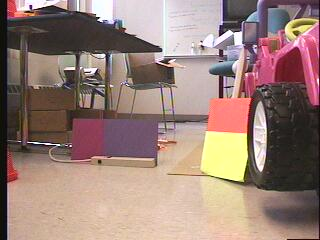
#> input picture PioneerPicsSummer08/foo0001.jpeg, 320 x 240 px, given in place of foo0045.jpeg, which was not available
$ python HoughLines.py   (Python 2 division)
#> lines starting #> are read from the running program, lines starting #| are printed output that depends on the picture; after the words box and inside, x2 and y2 are one past the last pixel; in counts of white or black regions, pixels touching at a corner belong together; pictures that were not available may be replaced by others from this repository, and a replacement may not be noted
### PythonVersion/FeatureType.py
""" ========================================================================
 * FeatureType.py
 *
 *  Created on: May 2016
 *  Author: susan
 *
 * This is a parent class for the different image features. Really doesn't do
 * much except allow some sharing of code. Should be treated as an abstract
 * class, make child classes, don't use it directly.
 *
========================================================================="""

import math
import cv2
import numpy
import FoxQueue
import OutputLogger


class FeatureType:
    """Abstract class, parent of individual features like Hough lines or color signature."""
    def __init__(self, image, logger, thresh = 0.0, maxVal = 0.0):
        """Takes in an image and the logger and sets up instance variables"""
        self.logger = logger
        self.image = image
        self.goodThresh = thresh
        self.maxValue = maxVal


    # [35 lines left out: functions displayFeaturePics, evaluateSimilarity, _normalizeSimValue, not called in this run]


### PythonVersion/OutputLogger.py
""" ========================================================================
OutputLogger.py

Created: March 24, 2016
Author: Susan Fox

An object that write to screen or log file, or both.
======================================================================== """


import time
import os


class OutputLogger:
    """The output logger is told when created whether to write to screen,
    file, or both (changable with methods, too). Then when the program
    "logs" something, it does the right thing."""

    def __init__(self, toFile = True, toConsole = True):
        """If logging to a file, sets up the file with the right name based\
        on the current date and time."""
#> further down, image is the input picture: shape (240, 320, 3); mean B, G, R 120.1, 128.5, 153.6

        self.toFile = toFile
        self.toConsole = toConsole
        self.fileOpen = False
        self.logOpen = True

        if self.toFile:
            try:
                os.makedirs('logs/')
            except:
                pass
            self.logName = time.strftime("%b%d%a-%H%M%S.txt")
            try:
                self.logFile = open("logs/" + self.logName, 'w')
                self.fileOpen = True
            except:
                print "LOGGER FAILED TO OPEN LOG FILE"


    # [28 lines left out: functions log, close, reset, not called in this run]


# [11 lines that do not run on import are left out]


### PythonVersion/HoughLines.py
""" ========================================================================
 * HoughLines.py
 *
 *  Created on: May 2016
 *  Author: susan
 *
 *  The HoughLines object contains information about lines found in the image using the cvCanny edge detection and
 *  Hough lines detection algorithms.  It copies the lines from the CvSeq format they are found in to a vector
 *  of vectors of CvPoints, for easier use.  It compares similarity between HoughLines objects by matching lines
 *  to each other, trying to maximize the similarity of matched lines.
 *
========================================================================="""


import math
import random
import time
import cv2
import numpy as np
import partitionAlg
import FeatureType
import FoxQueue
import OutputLogger


class HoughLines(FeatureType.FeatureType):
    """Holds data about Hough Lines found in the input picture."""
    def __init__(self, image, logger):
        """Takes in an image and a logger and builds the hough lines. Also
        initializes other instance variables that are needed"""
        FeatureType.FeatureType.__init__(self, image, logger, 120.0, 200.0)
        self.lines = []
        self._findHoughLines()


    def _findHoughLines(self):
        """Finds canny edges and hough lines for the given image, initializing the
        lines instance variable to have the resulting endpoints of the lines."""
        img = self.image.copy()
        # cv2.imshow("HoughCopy", img)
        # cv2.moveWindow("HoughCopy", 400, 0)
        cannyImage = cv2.cvtColor(self.image, cv2.COLOR_BGR2GRAY)
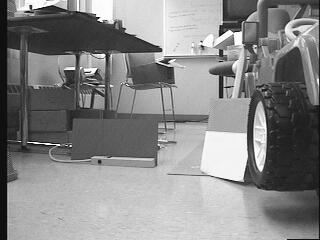
#> cannyImage: shape (240, 320); min 1, max 255, mean 135
        cannyImage = cv2.GaussianBlur(cannyImage, (5, 5), sigmaX = 0, sigmaY = 0)
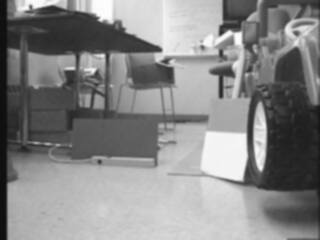
#> cannyImage: shape (240, 320); min 14, max 253, mean 135.1
        cannyImage = cv2.Canny(cannyImage, 10, 150, 3)
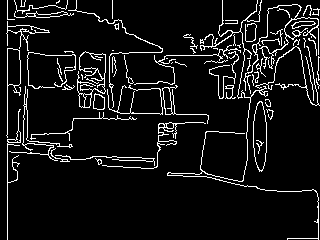
#> cannyImage: shape (240, 320); 8% white in thin lines or dots
        kern1 = cv2.getStructuringElement(cv2.MORPH_ELLIPSE, (5, 5))
        kern2 = cv2.getStructuringElement(cv2.MORPH_RECT, (3, 3))
        cannyImage = cv2.morphologyEx(cannyImage, cv2.MORPH_CLOSE, kern1)
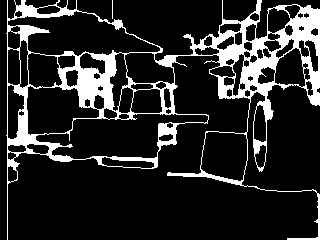
#> cannyImage: shape (240, 320); 15.9% white; 2 white regions (1 under 20 px), largest, box (x1, y1, x2, y2) and area: (6, 0, 320, 240) 12164
        cannyImage = cv2.dilate(cannyImage, kern2)
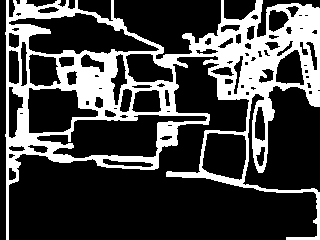
#> cannyImage: shape (240, 320); 26.3% white; 1 white region, box (x1, y1, x2, y2) and area: (5, 0, 320, 240) 20193
        #cv2.imshow("Hough1 Canny", cannyImage)
        linesFound = cv2.HoughLinesP(cannyImage, rho = 1,
                                     theta = np.pi/180, threshold=100,
                                     minLineLength=20, maxLineGap = 10)
#> linesFound = 150 rows, first 6: [214, 49, 319, 27], [150, 85, 178, 85], [6, 87, 174, 89], [6, 149, 104, 163], [63, 52, 284, 56], [6, 85, 133, 87]

#> (the run stopped early here; a loop or call above may not have finished)
